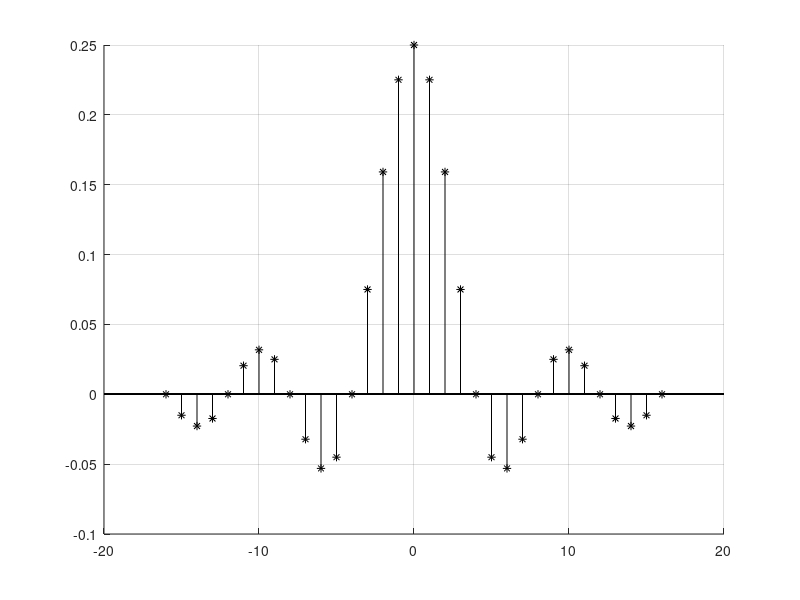

Here is the MATLAB script that generated this plot:
figure
hold on
for i=-16:16
     x=i;
    if x==0
        y=0.25;
        stem(x,y,'k*')
    else
   
    y=sin(x*(0.25*pi))/(pi*x);
    stem(x,y,'k*')
    grid on
    end
end
hold off